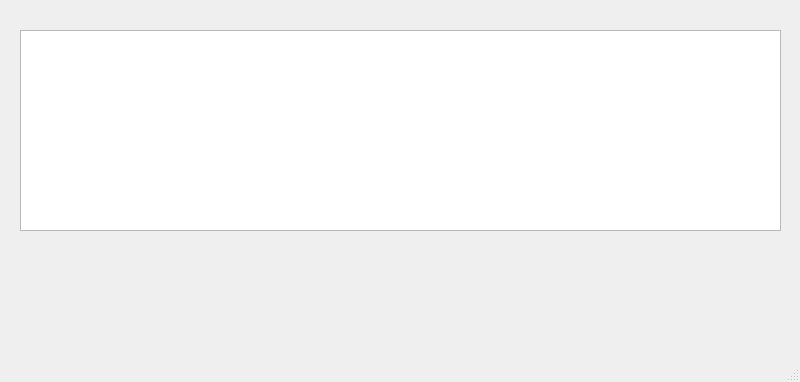
<?xml version="1.0" encoding="UTF-8"?>
<ui version="4.0">
 <class>MainWindow</class>
 <widget class="QMainWindow" name="MainWindow">
  <property name="geometry">
   <rect>
    <x>0</x>
    <y>0</y>
    <width>800</width>
    <height>382</height>
   </rect>
  </property>
  <property name="windowTitle">
   <string>MainWindow</string>
  </property>
  <widget class="QWidget" name="centralwidget">
   <widget class="QTableView" name="tableView">
    <property name="geometry">
     <rect>
      <x>20</x>
      <y>30</y>
      <width>761</width>
      <height>201</height>
     </rect>
    </property>
   </widget>
  </widget>
  <widget class="QMenuBar" name="menubar">
   <property name="geometry">
    <rect>
     <x>0</x>
     <y>0</y>
     <width>800</width>
     <height>26</height>
    </rect>
   </property>
  </widget>
  <widget class="QStatusBar" name="statusbar"/>
 </widget>
 <resources/>
 <connections/>
</ui>
